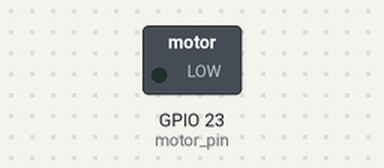
Bench run of a program on a simulated Raspberry Pi (BCM pin numbers). Shown: switched loads named in the program (green lamp = pin HIGH).

Above: at 0.15 s.
At 13.05 s:
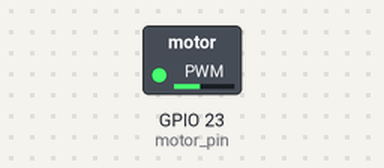
At 19.95 s:
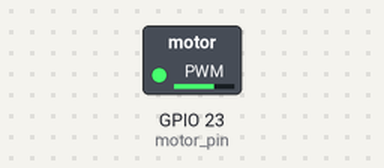
At 39.65 s:
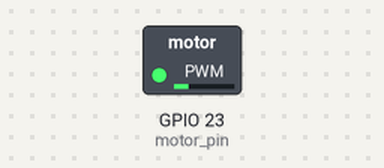
Timing chart, 0 to 40.0 s (numbered marks = the images above):
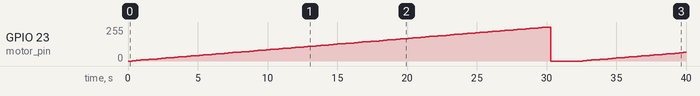

Measured:
- by itself, GPIO 23 (motor_pin): 0/255 → 3/255 at 0.30 s, → 5/255 0.30 s later, → 8/255 0.30 s later, → 10/255 0.30 s later, … (126 changes in this stretch)

The program:

pwm_motor.py
```python
import time
import wiringpi as pi

motor_pin = 23

pi.wiringPiSetupGpio()
pi.pinMode( motor_pin, pi.OUTPUT )

pi.softPwmCreate( motor_pin, 0, 100)
pi.softPwmWrite( motor_pin, 0 )

while True:
    speed = 0
    while ( speed <= 100 ):
        pi.softPwmWrite( motor_pin, speed )
        time.sleep(0.3)
        speed = speed + 1

    pi.softPwmWrite( motor_pin, 0 )
    time.sleep(2)
```
